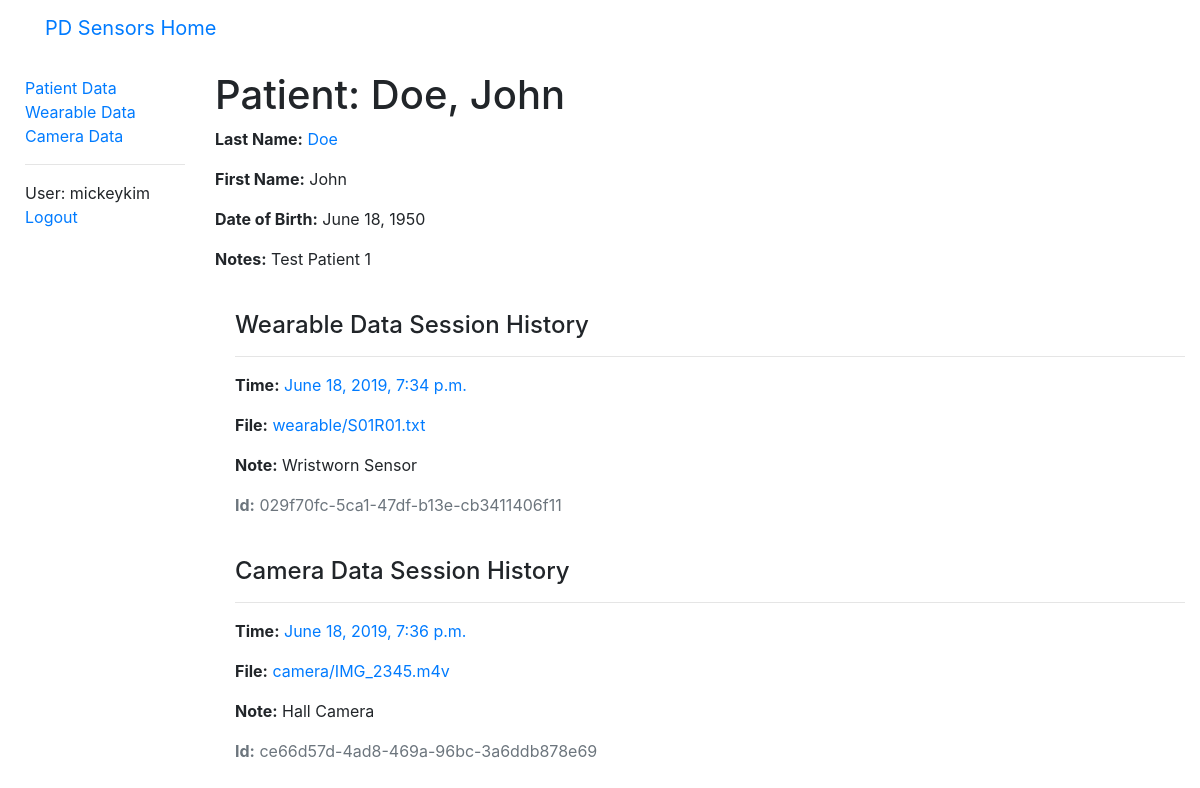
The page /sensors/patientdata/1 (signed in) on the database as committed earlier.
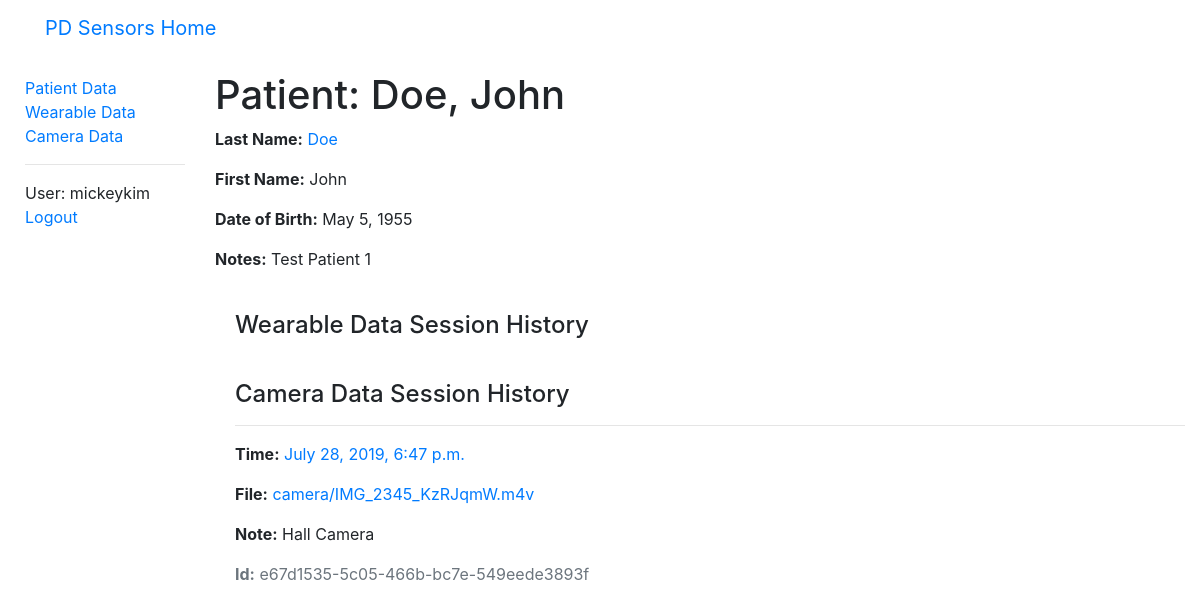
The same page on the database as committed later.
### sensors/models.py (models this page shows, shortened)
class PatientData(models.Model):
   id = models.AutoField(primary_key=True)
   first_name = models.CharField(max_length=50, help_text='Patient first name')
   last_name = models.CharField(max_length=50, help_text='Patient last name')
   date_of_birth = models.DateField()
   notes = models.CharField(max_length=500, help_text='Notes regarding patient')
   class Meta:
      ordering = ['last_name']
   def __str__(self):
      return f'{self.last_name}, {self.first_name}'

class WearableData(models.Model):
   id = models.UUIDField(primary_key=True, default=uuid.uuid4, help_text='Unique ID for this wearable data')
   patient = models.ForeignKey('PatientData', on_delete=models.SET_NULL, null=True)
   filename = models.FileField(upload_to='wearable/')
   time = models.DateTimeField()
   note = models.CharField(max_length=500, help_text='Note regarding wearable')
   class Meta:
      ordering = ['patient', '-time']

class CameraData(models.Model):
   id = models.UUIDField(primary_key=True, default=uuid.uuid4, help_text='Unique ID for this wearable data')
   patient = models.ForeignKey('PatientData', on_delete=models.SET_NULL, null=True)
   filename = models.FileField(upload_to='camera/')
   time = models.DateTimeField()
   note = models.CharField(max_length=500, help_text='Note regarding camera')
   class Meta:
      ordering = ['patient', '-time']

### sensors/views.py (the view)
# urls.py: re_path(r'^patientdata/(?P<pk>\d+)$', views.PatientDataDetailView.as_view(), name='patientdata-detail'),
class PatientDataDetailView(LoginRequiredMixin,generic.DetailView):
   model = PatientData

### sensors/context_processors.py (called while the page is built)
def extra_context(request):
    return {'media_url': settings.MEDIA_URL}

### sensors/templates/sensors/patientdata_detail.html
{% extends "base.html" %}
{% block content %}
  <h1>Patient: {{ patientdata }}</h1>
  <p><strong>Last Name:</strong> <a href="">{{ patientdata.last_name }}</a></p>
  <p><strong>First Name:</strong> {{ patientdata.first_name }}</p>
  <p><strong>Date of Birth:</strong> {{ patientdata.date_of_birth }}</p>
  <p><strong>Notes:</strong> {{ patientdata.notes }}</p>
  <div style="margin-left:20px;margin-top:40px">
    <h4>Wearable Data Session History</h4>
    {% for wearable in patientdata.wearabledata_set.all %}
      <hr>
      <p><strong>Time:</strong> <a href="{% url 'wearabledata-detail' wearable.id %}">{{ wearable.time }}</a></p>
      <p><strong>File:</strong> <a href="{{ media_url }}{{ wearable.filename }}">{{ wearable.filename }}</a></p>
      <p><strong>Note:</strong> {{wearable.note}}</p>
      <p class='text-muted'><strong>Id:</strong> {{wearable.id}}</p>
    {% endfor %}
  </div>
  <div style="margin-left:20px;margin-top:40px">
    <h4>Camera Data Session History</h4>
    {% for camera in patientdata.cameradata_set.all %}
      <hr>
      <p><strong>Time:</strong> <a href="{% url 'cameradata-detail' camera.id %}">{{ camera.time }}</a></p>
      <p><strong>File:</strong> <a href="{{ media_url }}{{ camera.filename }}">{{ camera.filename }}</a></p>
      <p><strong>Note:</strong> {{camera.note}}</p>
      <p class='text-muted'><strong>Id:</strong> {{camera.id}}</p>
    {% endfor %}
  </div>
{% endblock %}

### sensors/templates/base.html (shortened to what this page needs)
<!DOCTYPE html>
<html xmlns="http://www.w3.org/1999/xhtml" lang="en-GB" xml:lang="en-GB">
<head>
  <link
    rel="stylesheet"
    href="https://stackpath.bootstrapcdn.com/bootstrap/4.1.3/css/bootstrap.min.css"
>
  {% load static %}
  <link
    rel="stylesheet"
    href="{% static 'css/styles.css' %}">
</head>
<body>
  <header>
    <div class="navbar navbar-default navbar-static-top
    {% block nav-style %}{% endblock %}">
      <div class="container p-none">
        <div class="navbar-header">
          <a class="navbar-brand" href="{% url 'index' %}">PD Sensors Home</a>
        </div>
      </div>
    </div>
  </header>
  <div class="container-fluid">
    <div class="row">
      <div class="col-sm-2">
        {% block sidebar %}
        <ul class="sidebar-nav">
        {% if user.is_authenticated %}
          <li><a href="{% url 'patientdata' %}">Patient Data</a></li>
          <li><a href="{% url 'wearabledata' %}">Wearable Data</a></li>
          <li><a href="{% url 'cameradata' %}">Camera Data</a></li>
          <hr>
          <li>User: {{ user.get_username }}</li>
          <li><a href="{% url 'logout'%}?next={{request.path}}">Logout</a></li>
        {% else %}
          <li><a href="{% url 'login'%}?next={{request.path}}">Login</a></li>
        {% endif %}
      </ul>
        {% endblock %}
      </div>
      <div class="col-sm-10" style=margin-top:15px;padding:10">
        {% block content %}{% endblock %}
      </div>
    </div>
  </div>
</body>
</html>

### sensors/static/css/styles.css (style rules this page uses)
.sidebar-nav { margin-top: 20px; margin-left: 10px; padding: 0; list-style: none; }

Rows that differ between the two databases and show on the page:
removed WearableData: time "June 18, 2019, 7:34 p.m.", filename "wearable/S01R01.txt", note "Wristworn Sensor", id "029f70fc-5ca1-47df-b13e-cb3411406f11"
removed CameraData: time "June 18, 2019, 7:36 p.m.", filename "camera/IMG_2345.m4v", note "Hall Camera", id "ce66d57d-4ad8-469a-96bc-3a6ddb878e69"
changed PatientData "Doe, John": date_of_birth "June 18, 1950" → "May 5, 1955"
added CameraData: time "July 28, 2019, 6:47 p.m.", filename "camera/IMG_2345_KzRJqmW.m4v", note "Hall Camera", id "e67d1535-5c05-466b-bc7e-549eede3893f"
